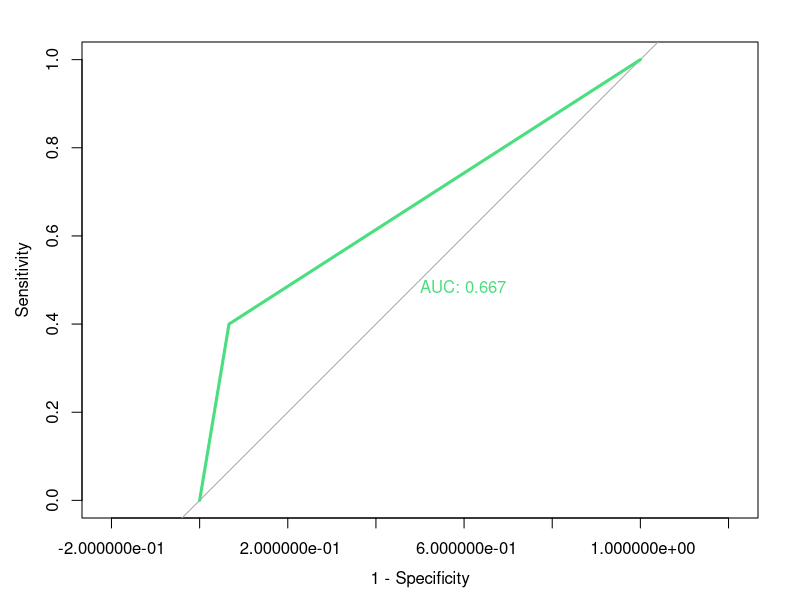
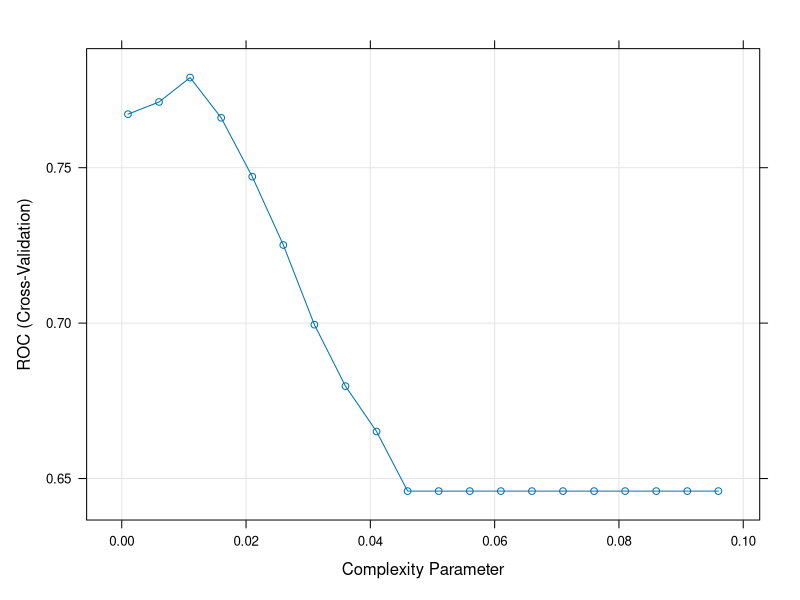
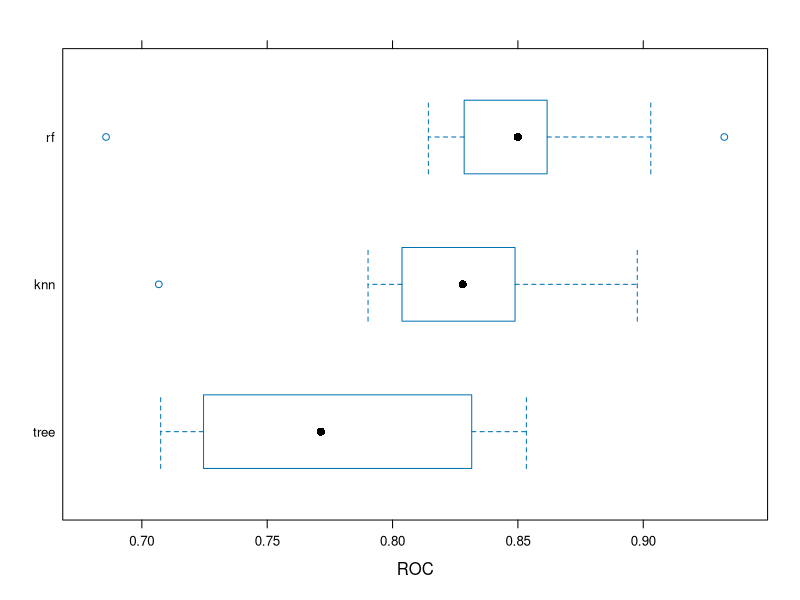

Generate these figures, in order, with R:
## ---- chunk 1
# Instructor walk-through: every chunk runs top-to-bottom during class.
knitr::opts_chunk$set(echo = TRUE, message = FALSE, warning = FALSE,
                      fig.width = 6, fig.height = 4.5, fig.align = "center")

# palette matching the slides, for consistent plots
col_green <- "#4ade80"; col_cyan <- "#38bdf8"
col_amber <- "#fbbf24"; col_red  <- "#f87171"
## ---- chunk 2
library(mlbench)   # PimaIndiansDiabetes
library(caret)     # train(), confusionMatrix(), resamples()
library(pROC)      # roc(), auc(), coords()

data("PimaIndiansDiabetes")
d <- PimaIndiansDiabetes

str(d)
table(d$diabetes)          # pos / neg  — our two classes
prop.table(table(d$diabetes))
## ---- chunk 3
set.seed(42)
idx   <- createDataPartition(d$diabetes, p = 0.7, list = FALSE)
train <- d[idx, ]
test  <- d[-idx, ]

nrow(train); nrow(test)
table(test$diabetes)       # our test cohort
## ---- chunk 4
# predict the majority class for every patient
modelA_pred <- factor(rep("neg", nrow(test)), levels = levels(test$diabetes))

confusionMatrix(modelA_pred, test$diabetes, positive = "pos")
## ---- chunk 5
fit_tree <- train(diabetes ~ ., data = train, method = "rpart")

pred_B <- predict(fit_tree, newdata = test)
cm_B   <- confusionMatrix(pred_B, test$diabetes, positive = "pos")
cm_B
## ---- chunk 6
tab <- cm_B$table
TP <- tab["pos", "pos"]; FN <- tab["neg", "pos"]
FP <- tab["pos", "neg"]; TN <- tab["neg", "neg"]
c(TP = TP, FP = FP, FN = FN, TN = TN)

sensitivity <- TP / (TP + FN)   # of the truly sick, how many caught
specificity <- TN / (TN + FP)   # of the truly healthy, how many cleared
ppv         <- TP / (TP + FP)   # when it says +, how often right
c(sensitivity = sensitivity, specificity = specificity, PPV = ppv)

# caret computed the same thing:
cm_B$byClass[c("Sensitivity", "Specificity", "Pos Pred Value")]
## ---- chunk 7
prob <- predict(fit_tree, newdata = test, type = "prob")[, "pos"]
head(prob)
## ---- chunk 8
make_matrix <- function(p, cutoff) {
  pred <- factor(ifelse(p > cutoff, "pos", "neg"),
                 levels = levels(test$diabetes))
  cm <- confusionMatrix(pred, test$diabetes, positive = "pos")
  round(cm$byClass[c("Sensitivity", "Specificity")], 3)
}

rbind(
  `cutoff 0.5` = make_matrix(prob, 0.5),
  `cutoff 0.3` = make_matrix(prob, 0.3),
  `cutoff 0.7` = make_matrix(prob, 0.7)
)
## ---- chunk 9
roc_obj <- roc(response  = test$diabetes,
               predictor = prob,
               levels    = c("neg", "pos"))

plot(roc_obj, print.auc = TRUE, col = col_green, lwd = 3,
     legacy.axes = TRUE)     # x = 1 - specificity

auc(roc_obj)
## ---- chunk 10
coords(roc_obj, x = "best", best.method = "youden",
       ret = c("threshold", "sensitivity", "specificity"))
## ---- chunk 11
ctrl <- trainControl(method          = "cv",
                     number           = 10,
                     classProbs       = TRUE,        # keep probabilities
                     summaryFunction  = twoClassSummary)  # report AUC

fit_tree_cv <- train(diabetes ~ ., data = train,
                     method    = "rpart",
                     trControl = ctrl,
                     metric    = "ROC")   # optimize AUC, not accuracy

fit_tree_cv$results
## ---- chunk 12
grid_cp <- expand.grid(cp = seq(0.001, 0.10, by = 0.005))

fit_tuned <- train(diabetes ~ ., data = train,
                   method    = "rpart",
                   trControl = ctrl,
                   metric    = "ROC",
                   tuneGrid  = grid_cp)

fit_tuned$bestTune
plot(fit_tuned)   # the tuning curve — the U-curve in the wild
## ---- chunk 13
c(default_cp_AUC = max(fit_tree_cv$results$ROC),
  tuned_AUC      = max(fit_tuned$results$ROC))
## ---- chunk 14
fit_knn <- train(diabetes ~ ., data = train,
                 method     = "knn",
                 preProcess = c("center", "scale"),
                 trControl  = ctrl, metric = "ROC",
                 tuneGrid   = expand.grid(k = seq(3, 31, by = 2)))

fit_rf <- train(diabetes ~ ., data = train,
                method    = "rf",
                trControl = ctrl, metric = "ROC",
                tuneGrid  = expand.grid(mtry = 2:6))

fit_knn$bestTune; fit_rf$bestTune
## ---- chunk 15
res <- resamples(list(tree = fit_tuned, knn = fit_knn, rf = fit_rf))
summary(res)
bwplot(res, metric = "ROC")   # look at the spread, not just the means
## ---- chunk 16
cv_auc <- c(tree = max(fit_tuned$results$ROC),
            knn  = max(fit_knn$results$ROC),
            rf   = max(fit_rf$results$ROC))
best_name  <- names(which.max(cv_auc))
best_model <- list(tree = fit_tuned, knn = fit_knn, rf = fit_rf)[[best_name]]
best_name

# ---- test set opened ONCE ----
final_pred <- predict(best_model, newdata = test)
confusionMatrix(final_pred, test$diabetes, positive = "pos")

final_prob <- predict(best_model, newdata = test, type = "prob")[, "pos"]
final_roc  <- roc(test$diabetes, final_prob, levels = c("neg", "pos"))
c(test_AUC = as.numeric(auc(final_roc)),
  cv_AUC   = max(best_model$results$ROC))
## ---- chunk 17
sessionInfo()
